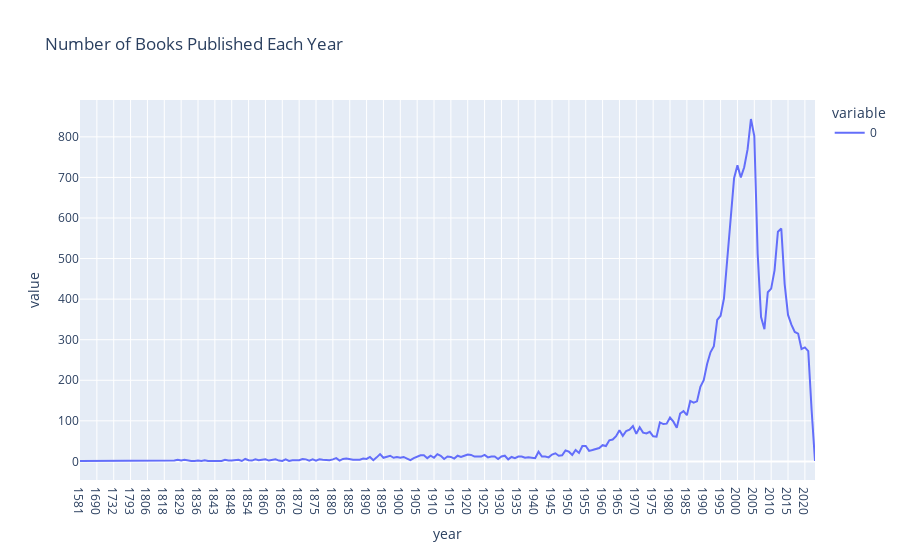

Source (notebook cell):
### Markdown cell above
#### number of books by published year

### Code cell
# draw a line plot for the number of books published each year using plotly
# group by 'year' and count the number of books for each year and sort them in ascending order
books_per_year = books_sample.groupby('year').size().sort_index()

fig = px.line(books_per_year, title='Number of Books Published Each Year', labels={'x': 'Year', 'y': 'Number of Books'})
fig.show()

### Figure 1 — Plotly figure (JSON) as saved in the notebook; plotly's stock layout.template omitted (floating-point values rounded to 4 significant figures; data arrays with more than 128 entries replaced by an {"elided": "..."} marker saying what was removed)
{"data": [{"hovertemplate": "variable=0<br>year=%{x}<br>value=%{y}<extra></extra>", "legendgroup": "0", "line": {"color": "#636efa", "dash": "solid"}, "marker": {"symbol": "circle"}, "mode": "lines", "name": "0", "orientation": "v", "showlegend": true, "type": "scatter", "x": {"elided": "219 str values"}, "xaxis": "x", "y": {"elided": "219 int values"}, "yaxis": "y"}], "layout": {"legend": {"title": {"text": "variable"}, "tracegroupgap": 0}, "title": {"text": "Number of Books Published Each Year"}, "xaxis": {"anchor": "y", "domain": [0, 1], "title": {"text": "year"}}, "yaxis": {"anchor": "x", "domain": [0, 1], "title": {"text": "value"}}}}
